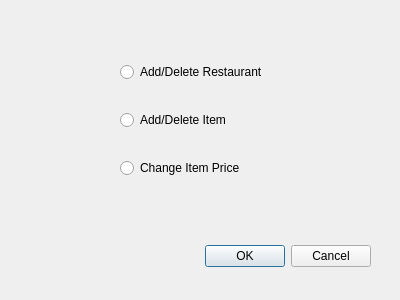
<?xml version="1.0" encoding="UTF-8"?>
<ui version="4.0">
 <class>AdminSettingMenu</class>
 <widget class="QDialog" name="AdminSettingMenu">
  <property name="geometry">
   <rect>
    <x>0</x>
    <y>0</y>
    <width>400</width>
    <height>300</height>
   </rect>
  </property>
  <property name="windowTitle">
   <string>Dialog</string>
  </property>
  <widget class="QDialogButtonBox" name="buttonBox">
   <property name="geometry">
    <rect>
     <x>30</x>
     <y>240</y>
     <width>341</width>
     <height>32</height>
    </rect>
   </property>
   <property name="orientation">
    <enum>Qt::Horizontal</enum>
   </property>
   <property name="standardButtons">
    <set>QDialogButtonBox::Cancel|QDialogButtonBox::Ok</set>
   </property>
  </widget>
  <widget class="QWidget" name="verticalLayoutWidget">
   <property name="geometry">
    <rect>
     <x>120</x>
     <y>40</y>
     <width>160</width>
     <height>161</height>
    </rect>
   </property>
   <layout class="QVBoxLayout" name="verticalLayout">
    <item>
     <widget class="QRadioButton" name="AD_Restaurant_Button">
      <property name="text">
       <string>Add/Delete Restaurant</string>
      </property>
     </widget>
    </item>
    <item>
     <widget class="QRadioButton" name="AD_Item_Button">
      <property name="text">
       <string>Add/Delete Item</string>
      </property>
     </widget>
    </item>
    <item>
     <widget class="QRadioButton" name="Change_Price_Button">
      <property name="text">
       <string>Change Item Price</string>
      </property>
     </widget>
    </item>
   </layout>
  </widget>
 </widget>
 <resources/>
 <connections>
  <connection>
   <sender>buttonBox</sender>
   <signal>accepted()</signal>
   <receiver>AdminSettingMenu</receiver>
   <slot>accept()</slot>
   <hints>
    <hint type="sourcelabel">
     <x>248</x>
     <y>254</y>
    </hint>
    <hint type="destinationlabel">
     <x>157</x>
     <y>274</y>
    </hint>
   </hints>
  </connection>
  <connection>
   <sender>buttonBox</sender>
   <signal>rejected()</signal>
   <receiver>AdminSettingMenu</receiver>
   <slot>reject()</slot>
   <hints>
    <hint type="sourcelabel">
     <x>316</x>
     <y>260</y>
    </hint>
    <hint type="destinationlabel">
     <x>286</x>
     <y>274</y>
    </hint>
   </hints>
  </connection>
 </connections>
</ui>
